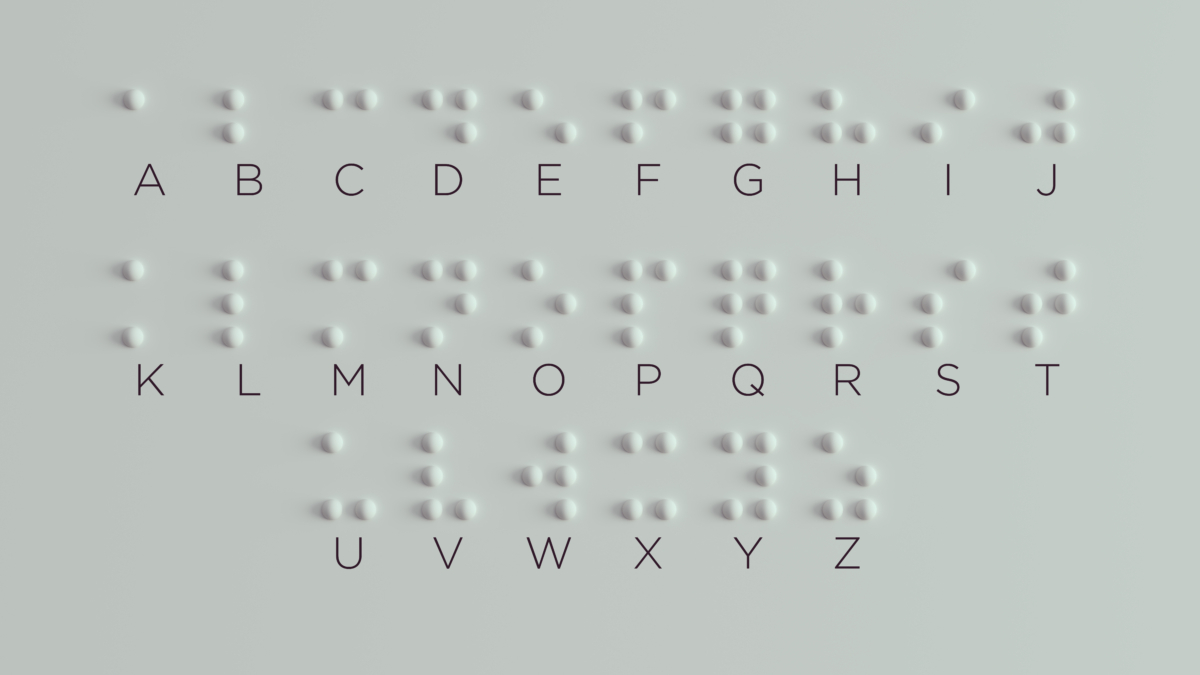
#> input picture src/AdobeStock_394223156-1200x675.jpeg, 1200 x 675 px; its folder holds only this picture in this run
$ python -i Augmentasi.py   (imports and definitions only)
#> lines starting #> are read from the running program, lines starting #| are printed output that depends on the picture
#> further down, picture is the input picture: PIL image 1200x675 RGB; mean R, G, B 190.1, 196.8, 192.6
import os
import cv2
import numpy as np
from PIL import Image, ImageEnhance
import random

# [3 lines not run here, left out]

# Folder input dan output
input_dir = "/home/malik/Documents/PCD/UAS/Akuisisi/braille_letters"
output_dir = "/home/malik/Documents/PCD/UAS/Akuisisi/braille_augmented"
# [1 line not run here, left out]

# Konfigurasi augmentasi
augment_per_image = 10  # banyaknya salinan tiap huruf
image_size = (28, 28)

# Fungsi augmentasi sederhana
def augment_image(img):
    # Pilih operasi acak
    ops = []

    # Rotasi ±15 derajat
    angle = random.uniform(-15, 15)
    ops.append(img.rotate(angle))

    # Translasi: geser sedikit
    dx, dy = random.randint(-3, 3), random.randint(-3, 3)
    ops.append(img.transform(img.size, Image.AFFINE, (1, 0, dx, 0, 1, dy)))

    # Zoom in (crop dan resize)
    crop_margin = 4
    w, h = img.size
#> w = 1200; h = 675
    cropped = img.crop((crop_margin, crop_margin, w - crop_margin, h - crop_margin)).resize(img.size)
    ops.append(cropped)

    # Tambahkan noise (dalam bentuk brightness acak)
    enhancer = ImageEnhance.Brightness(img)
    brightness = random.uniform(0.8, 1.2)
    ops.append(enhancer.enhance(brightness))

    # Inversi (opsional, kalau ingin variasi lebih ekstrem)
    inverted = Image.fromarray(255 - np.array(img))
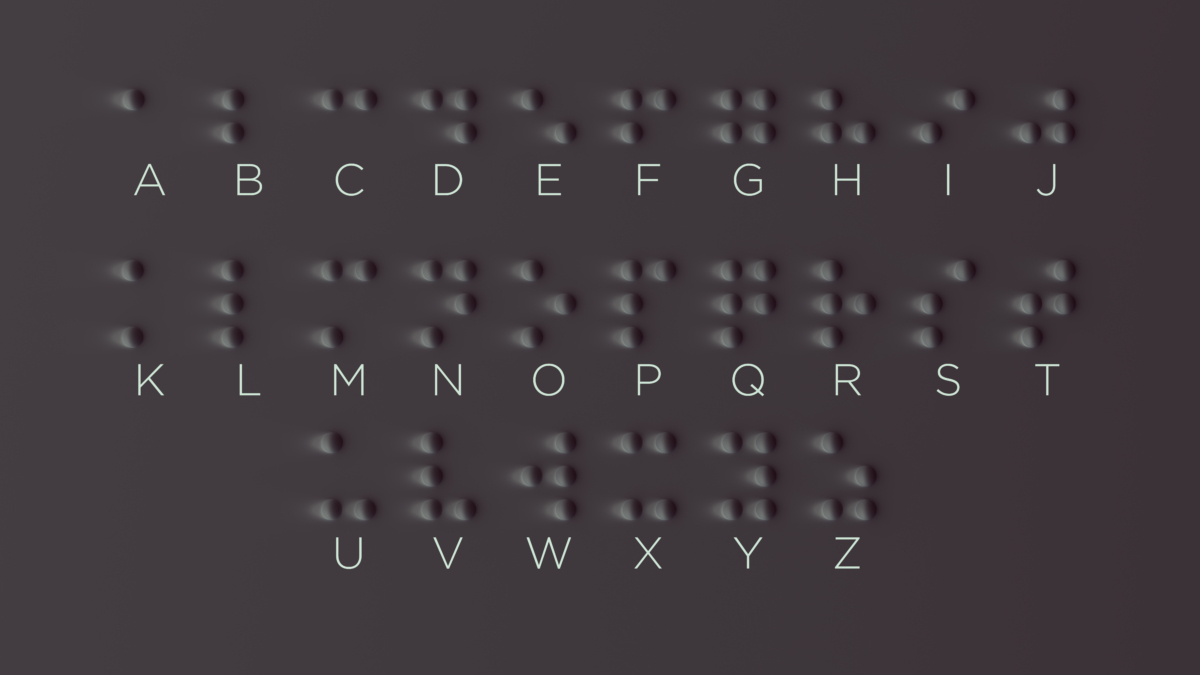
#> inverted: PIL image 1200x675 RGB; mean R, G, B 64.9, 58.2, 62.4
    ops.append(inverted)

    return random.sample(ops, k=min(3, len(ops)))  # ambil 3 augmentasi dari yang tersedia

# Proses semua gambar
# [12 lines not run here, left out]

>>> from PIL import Image
>>> picture = Image.open('AdobeStock_394223156-1200x675.jpeg')
>>> result = augment_image(picture)
#> result = 3 items
